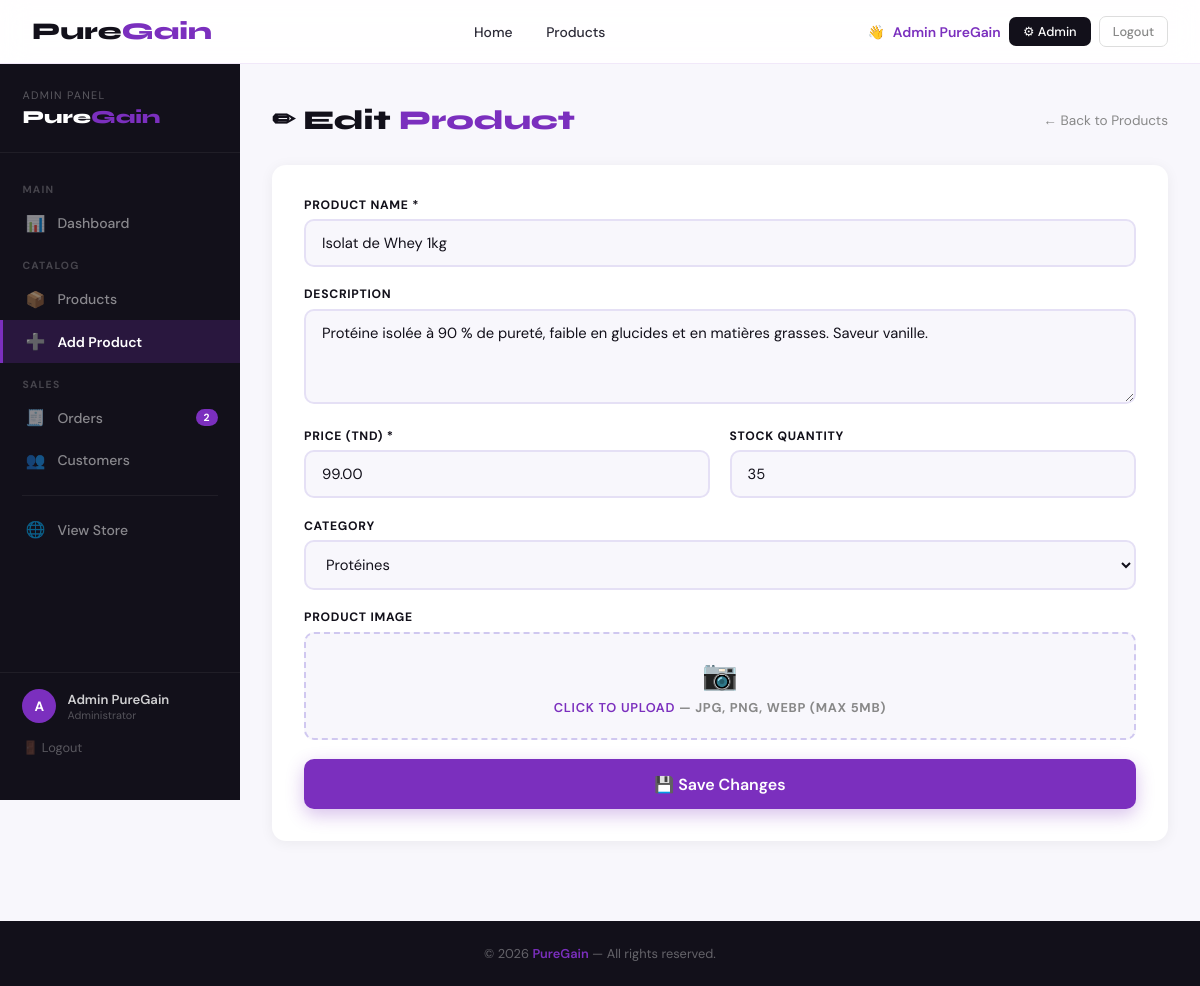
Screenshot of /admin/add_product.php?edit=2 (signed in) with the database file from the repository.
### tables this page shows
CREATE TABLE IF NOT EXISTS products (
  id          INT            NOT NULL AUTO_INCREMENT,
  name        VARCHAR(200)   NOT NULL,
  description TEXT,
  price       DECIMAL(10,2)  NOT NULL DEFAULT 0.00,
  stock       INT            NOT NULL DEFAULT 0,
  image       VARCHAR(255)   DEFAULT NULL,        
  category_id INT            DEFAULT NULL,
  PRIMARY KEY (id),
  CONSTRAINT fk_product_category
    FOREIGN KEY (category_id) REFERENCES categories (id)
    ON DELETE SET NULL ON UPDATE CASCADE
);

CREATE TABLE IF NOT EXISTS categories (
  id   INT          NOT NULL AUTO_INCREMENT,
  name VARCHAR(100) NOT NULL,
  PRIMARY KEY (id)
);

### admin/add_product.php (the view, shortened to what this page needs)
<?php
require '../includes/header.php';
require '../config/db.php';
$edit_id = isset($_GET['edit']) ? (int)$_GET['edit'] : 0;
$product = null;
if ($edit_id) {
    $s = mysqli_prepare($conn, "SELECT * FROM products WHERE id=?");
    mysqli_stmt_bind_param($s, "i", $edit_id);
    mysqli_stmt_execute($s);
    $product = mysqli_fetch_assoc(mysqli_stmt_get_result($s));
}
$cats = mysqli_query($conn, "SELECT * FROM categories");
?>
<?php require 'sidebar.php'; ?>
<main>
  <div class="page-bar">
    <h1><?= $edit_id?'✏ Edit':'➕ Add' ?> <span>Product</span></h1>
    <a href="products.php" style="font-size:0.85rem;color:var(--muted);">← Back to Products</a>
  </div>
  <div class="form-card">
    <form method="POST" action="" enctype="multipart/form-data">
      <div class="form-group">
        <label>Product Name *</label>
        <input type="text" name="name" placeholder="e.g. Whey Protein 2kg" value="<?= htmlspecialchars($product['name']??'') ?>" required/>
      </div>
      <div class="form-group">
        <label>Description</label>
        <textarea name="description" placeholder="Describe this product..."><?= htmlspecialchars($product['description']??'') ?></textarea>
      </div>
      <div class="form-row">
        <div class="form-group">
          <label>Price (TND) *</label>
          <input type="number" name="price" step="0.01" min="0" placeholder="0.00" value="<?= $product['price']??'' ?>" required/>
        </div>
        <div class="form-group">
          <label>Stock Quantity</label>
          <input type="number" name="stock" min="0" placeholder="0" value="<?= $product['stock']??0 ?>"/>
        </div>
      </div>
      <div class="form-group">
        <label>Category</label>
        <select name="category_id">
          <?php mysqli_data_seek($cats,0); while ($cat=mysqli_fetch_assoc($cats)): ?>
            <option value="<?= $cat['id'] ?>" <?= (isset($product['category_id'])&&$product['category_id']==$cat['id'])?'selected':'' ?>><?= htmlspecialchars($cat['name']) ?></option>
          <?php endwhile; ?>
        </select>
      </div>
      <div class="form-group">
        <label>Product Image</label>
        <label class="upload-area" for="imgInput">
          <div class="icon">📷</div>
          <p><span>Click to upload</span> — JPG, PNG, WEBP (max 5MB)</p>
        </label>
      </div>
      <button type="submit" class="btn-submit"><?= $edit_id?'💾 Save Changes':'➕ Add Product' ?></button>
    </form>
  </div>
</main>
  </div>
</div>
<?php require '../includes/footer.php'; ?>

### includes/header.php (style rules this page uses)
*, *::before, *::after { box-sizing: border-box; margin: 0; padding: 0; }
:root { --purple: #7b2fbe; --purple-dark: #5a1f8e; --purple-pale: #f3eeff; --bg: #f8f7fc; --dark: #12101a; --text: #2d2b38; --muted: #888; --white: #fff; --radius: 14px; --error: #c0392b; --success: #1e7e4a; }
html { scroll-behavior: smooth; }
body { font-family: 'DM Sans', sans-serif; background: var(--bg); color: var(--text); min-height: 100vh; display: flex; flex-direction: column; }
a { text-decoration: none; color: inherit; }

### admin/add_product.php (style rules this page uses)
.page-bar { display:flex; align-items:center; justify-content:space-between; flex-wrap:wrap; gap:1rem; margin-bottom:1.8rem; }
.page-bar h1 { font-family:'Syne',sans-serif; font-size:1.7rem; font-weight:800; color:var(--dark); }
.page-bar h1 span { color:var(--purple); }
.form-card { background:#fff; border-radius:var(--radius); box-shadow:0 2px 14px rgba(0,0,0,0.06); padding:2rem; }
.form-row { display:grid; grid-template-columns:1fr 1fr; gap:1.2rem; }
.form-group { margin-bottom:1.2rem; }
.form-group label { display:block; font-size:0.76rem; font-weight:700; color:var(--dark); text-transform:uppercase; letter-spacing:0.06em; margin-bottom:0.4rem; }
.form-group input, .form-group select, .form-group textarea { width:100%; padding:0.75rem 1rem; border:2px solid #e5e0f5; border-radius:10px; font-family:'DM Sans',sans-serif; font-size:0.92rem; color:var(--dark); background:var(--bg); outline:none; transition:border-color 0.2s; }
.form-group textarea { resize:vertical; min-height:95px; }
.upload-area { border:2px dashed #d0c8f0; border-radius:10px; padding:1.4rem; text-align:center; cursor:pointer; transition:border-color 0.2s,background 0.2s; background:var(--bg); }
.upload-area .icon { font-size:1.8rem; margin-bottom:0.3rem; }
.upload-area p { font-size:0.8rem; color:var(--muted); }
.upload-area span { color:var(--purple); font-weight:600; }
.btn-submit { width:100%; padding:0.9rem; background:var(--purple); color:#fff; border:none; border-radius:10px; font-family:'DM Sans',sans-serif; font-size:1rem; font-weight:600; cursor:pointer; transition:background 0.2s,transform 0.15s; box-shadow:0 6px 18px rgba(123,47,190,0.3); }

### admin/sidebar.php (style rules this page uses)
.admin-content main { padding: 2.5rem 2rem 5rem; max-width: 1060px; margin: 0 auto; }

### rows the page displays
products: name "Isolat de Whey 1kg", description "Protéine isolée à 90 % de pureté, faible en glucides et en matières grasses. Saveur vanille.", price "99.00", stock "35", category_id "Protéines"

### other values shown
$_SESSION['user_name'] "Admin PureGain"
$pending_count "2"
substr($_SESSION['user_name'], 0, 1) "A"
